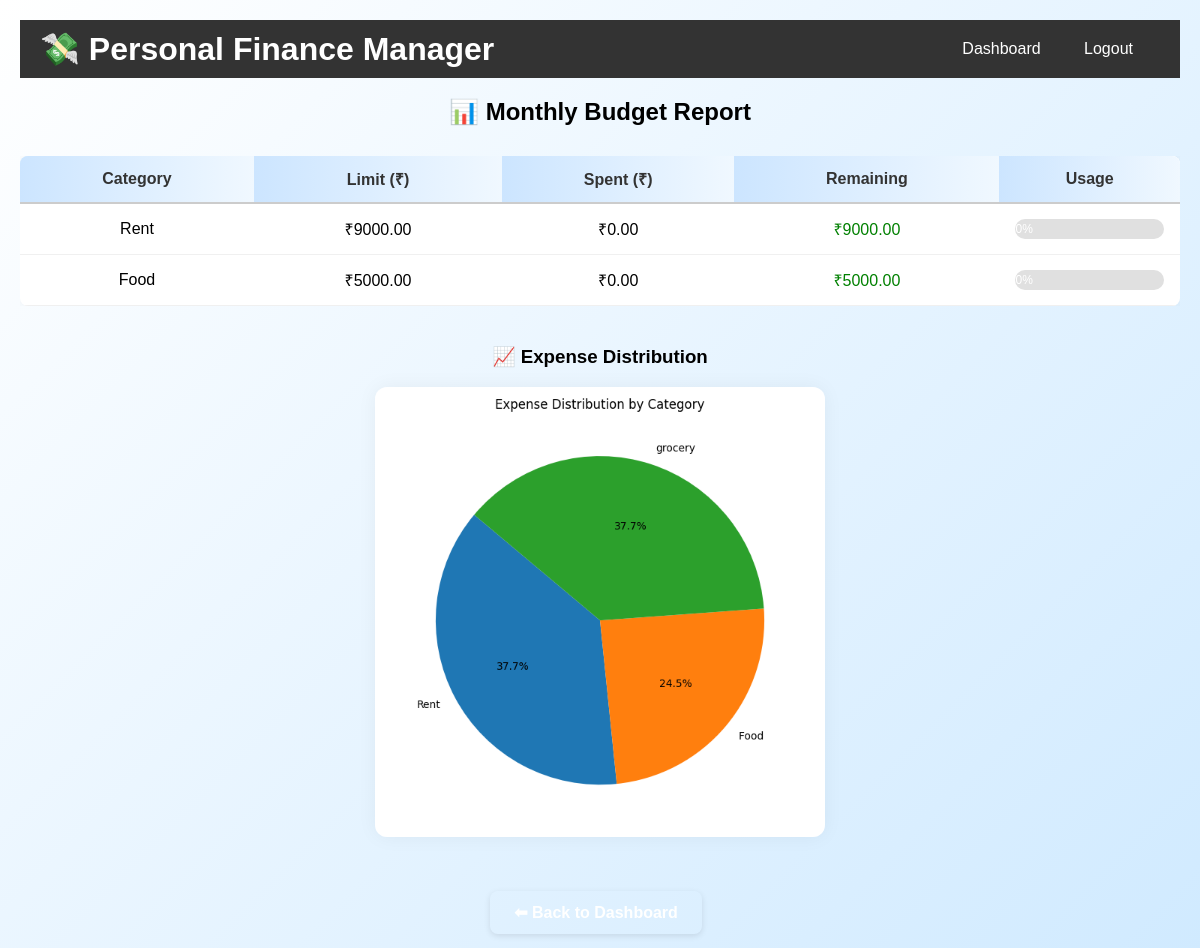
/report (signed in), run on the app's committed database.
### models.py (models this page shows)
class Budget(db.Model):
    id = db.Column(db.Integer, primary_key=True)
    category = db.Column(db.String(50), nullable=False)
    limit_amount = db.Column(db.Float, nullable=False)
    user_id = db.Column(db.Integer, db.ForeignKey('user.id'), nullable=False)

### routes/report_routes.py (the view)
@report_bp.route('/report')
@login_required
def view_report():
    now = datetime.utcnow()
    budgets = Budget.query.filter_by(user_id=current_user.id).all()
    transactions = Transaction.query.filter_by(user_id=current_user.id).all()
    summary = {}
    for budget in budgets:
        spent = sum(
            t.amount for t in transactions
            if t.category == budget.category and t.type == 'expense'
        )
        summary[budget.category] = {
            'limit': budget.limit_amount,
            'spent': spent,
            'remaining': budget.limit_amount - spent
        }
    chart_filename = f'pie_{current_user.id}.png'
    chart_path = os.path.join('static', chart_filename)
    chart_generated = create_expense_pie(current_user.id, transactions, chart_path)
    return render_template(
        'report.html',
        budgets=budgets,
        now=now,
        summary=summary,
        chart_url=chart_filename if chart_generated else None
    )

### app.py (called while the page is built)
@login_manager.user_loader
def load_user(user_id):
    return User.query.get(int(user_id))

### utils/chart_utils.py (called while the page is built)
def create_expense_pie(user_id, transactions, output_path):
    data = {}
    for t in transactions:
        if t.user_id == user_id and t.type == 'expense':
            data[t.category] = data.get(t.category, 0) + t.amount
    if not data:
        return None
    categories = list(data.keys())
    values = list(data.values())
    plt.figure(figsize=(6, 6))
    plt.pie(values, labels=categories, autopct='%1.1f%%', startangle=140)
    plt.title("Expense Distribution by Category")
    plt.tight_layout()
    plt.savefig(output_path)
    plt.close()
    return output_path

### templates/report.html (shortened to what this page needs)
{% extends "base.html" %}
{% block content %}
<h2 style="text-align: center; margin-bottom: 30px;">📊 Monthly Budget Report</h2>
{% if budgets %}
<div style="overflow-x:auto;">
  <table class="report-table" style="width:100%; border-collapse: collapse; margin: auto; background: white; box-shadow: 0 0 15px rgba(0,0,0,0.05);">
      <thead style="background: linear-gradient(to right, #d6f0ff, #ffffff);">
          <tr style="border-bottom: 2px solid #ccc;">
              <th style="padding: 12px;">Category</th>
              <th style="padding: 12px;">Limit (₹)</th>
              <th style="padding: 12px;">Spent (₹)</th>
              <th style="padding: 12px;">Remaining</th>
              <th style="padding: 12px;">Usage</th>
          </tr>
      </thead>
      <tbody>
          {% for budget in budgets %}
              {% set spent = 0 %}
              {% for t in budget.user.transactions %}
                  {% if t.category == budget.category and t.type == 'expense' and t.date.strftime('%Y-%m') == now.strftime('%Y-%m') %}
                      {% set spent = spent + t.amount %}
                  {% endif %}
              {% endfor %}
              {% set remaining = budget.limit_amount - spent %}
              {% set percent = (spent / budget.limit_amount) * 100 if budget.limit_amount > 0 else 0 %}
              <tr style="text-align: center; border-bottom: 1px solid #eee;">
                  <td style="padding: 10px;">{{ budget.category }}</td>
                  <td>₹{{ "%.2f"|format(budget.limit_amount) }}</td>
                  <td>₹{{ "%.2f"|format(spent) }}</td>
                  <td style="color: {{ 'green' if remaining >= 0 else 'red' }}">
                      ₹{{ "%.2f"|format(remaining) }}
                  </td>
                  <td>
                      <div class="progress-bar-container" style="height: 20px; background: #e0e0e0; border-radius: 10px; overflow: hidden;">
                          <div class="progress-bar
                              "
                              style="width: {{ percent if percent <= 100 else 100 }}%; height: 100%; background:
                                  {% if percent > 100 %}#f44336
                                  {% elif percent > 75 %}#ff9800
                                  {% else %}#4caf50{% endif %};
                                  color: white; text-align: center; font-size: 12px; line-height: 20px;">
                              {{ "%.0f"|format(percent) }}%
                          </div>
                      </div>
                  </td>
              </tr>
          {% endfor %}
      </tbody>
  </table>
</div>
{% if chart_url %}
    <div style="text-align: center; margin-top: 40px;">
        <h3>📈 Expense Distribution</h3>
        <img src="{{ url_for('static', filename=chart_url) }}" alt="Expense Chart" style="max-width: 450px; width: 100%; border-radius: 12px; box-shadow: 0 0 20px rgba(0, 0, 0, 0.05);">
    </div>
{% endif %}
{% else %}
<p style="text-align: center;">No budget data available for this month.</p>
{% endif %}
<div style="text-align: center; margin-top: 40px;">
    <a href="{{ url_for('dashboard') }}" class="action-btn">⬅ Back to Dashboard</a>
</div>
{% endblock %}

### templates/base.html (shortened to what this page needs)
<!DOCTYPE html>
<html lang="en">
<head>
  <link rel="stylesheet" href="{{ url_for('static', filename='styles.css') }}">
</head>
<body>
  <header>
    <h1 style="margin: 0;">💸 Personal Finance Manager</h1>
    <nav>
      {% if current_user.is_authenticated %}
        <a href="{{ url_for('dashboard') }}">Dashboard</a>
        <a href="{{ url_for('auth.logout') }}">Logout</a>
      {% else %}
        <a href="{{ url_for('auth.login') }}">Login</a>
        <a href="{{ url_for('auth.register') }}">Register</a>
      {% endif %}
    </nav>
  </header>
  <main class="container">
    {% block content %}{% endblock %}
  </main>
</body>
</html>

### static/styles.css (style rules this page uses)
body { font-family: Arial, sans-serif; padding: 20px; margin: 0; background: linear-gradient(135deg, #ffffff, #d0eaff); min-height: 100vh; }
header { background: #333; color: white; padding: 10px 20px; display: flex; justify-content: space-between; align-items: center; }
nav a { color: white; text-decoration: none; margin-right: 15px; padding: 6px 12px; border-radius: 8px; transition: background-color 0.3s; }
.action-btn { display: inline-block; color: white; padding: 12px 24px; margin: 10px 8px 0 0; border: none; border-radius: 8px; font-weight: 600; font-size: 16px; text-decoration: none; transition: background-color 0.2s ease, box-shadow 0.2s ease; box-shadow: 0 2px 6px rgba(0, 0, 0, 0.1); cursor: pointer; }
.report-table { width: 100%; border-collapse: collapse; margin: 20px 0; background: white; border-radius: 8px; overflow: hidden; box-shadow: 0 2px 8px rgba(0, 0, 0, 0.05); }
.report-table th, .report-table td { padding: 14px 16px; text-align: center; border-bottom: 1px solid #f0f0f0; }
.report-table th { background: linear-gradient(to right, #cce5ff, #f0f8ff); color: #333; font-weight: bold; }
.progress-bar-container { background-color: #e0e0e0; border-radius: 6px; overflow: hidden; height: 20px; }
.progress-bar { height: 100%; background-color: #4caf50; color: white; font-size: 12px; text-align: center; line-height: 20px; transition: width 0.4s ease; }

### data on the page
Budget: category "Rent", limit_amount "9000.00", spent "0.00", percent "0"
Budget: category "Food", limit_amount "5000.00", spent "0.00", percent "0"
